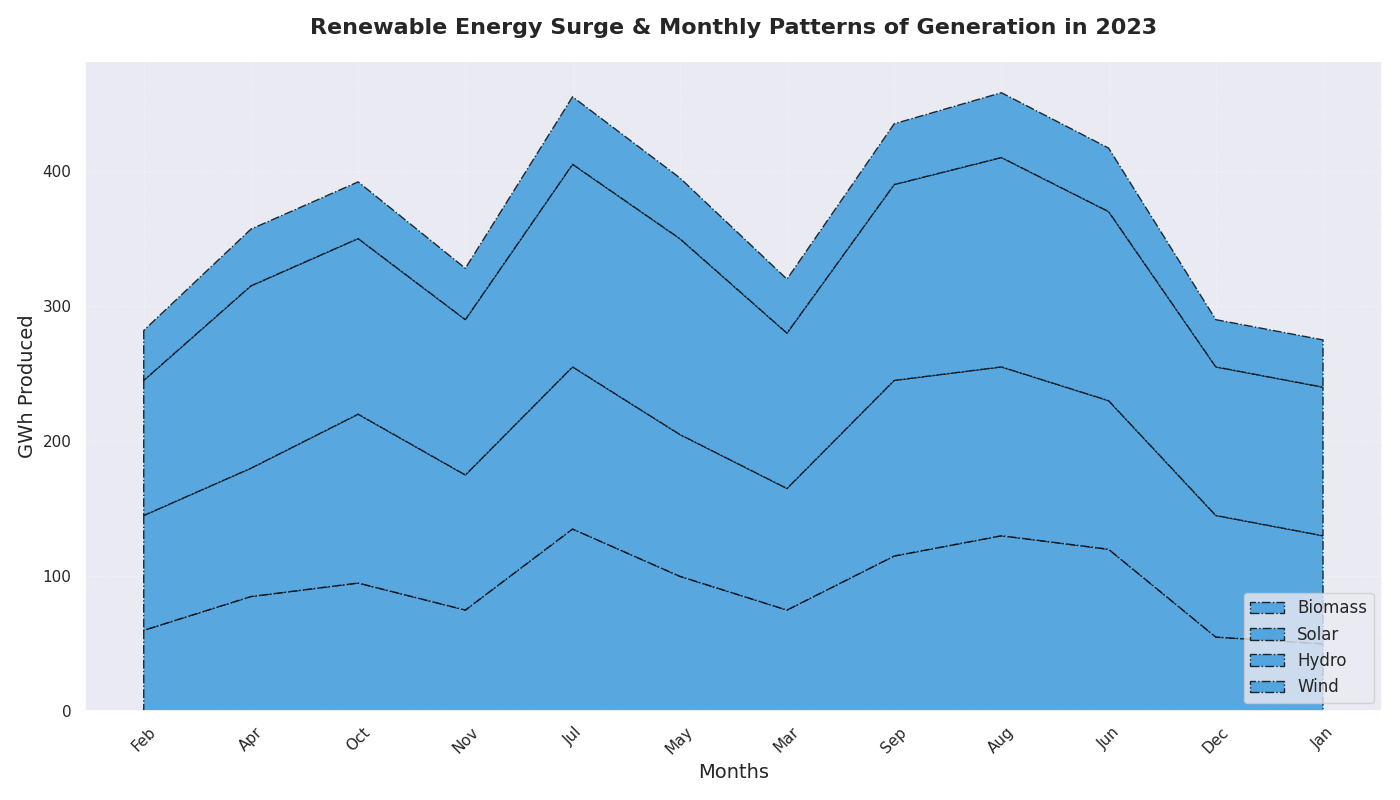

Recreate this plot in Python.
import matplotlib.pyplot as plt
import numpy as np

months = np.array([
    'Feb', 'Apr', 'Oct', 'Nov', 'Jul', 'May',
    'Mar', 'Sep', 'Aug', 'Jun', 'Dec', 'Jan'
])

solar_energy = np.array([60, 85, 95, 75, 135, 100, 75, 115, 130, 120, 55, 50])
wind_energy = np.array([85, 95, 125, 100, 120, 105, 90, 130, 125, 110, 90, 80])
hydro_energy = np.array([100, 135, 130, 115, 150, 145, 115, 145, 155, 140, 110, 110])
biomass_energy = np.array([37, 42, 42, 38, 50, 45, 40, 45, 48, 47, 35, 35])

energy_data = np.vstack([solar_energy, wind_energy, hydro_energy, biomass_energy])

plt.figure(figsize=(14, 8))

# Apply a single color consistently across all data groups
plt.stackplot(months, energy_data, labels=['Biomass', 'Solar', 'Hydro', 'Wind'],
              colors=['#3498db'], alpha=0.8, edgecolor='black', linestyle='-.')

plt.title('Renewable Energy Surge & Monthly Patterns of Generation in 2023',
          fontsize=16, fontweight='bold', pad=20)
plt.xlabel('Months', fontsize=14)
plt.ylabel('GWh Produced', fontsize=14)

plt.xticks(rotation=45)

plt.legend(loc='lower right', fontsize=12, frameon=True)

plt.grid(alpha=0.5, linestyle=':', linewidth=0.8)

plt.gca().spines['top'].set_visible(False)
plt.gca().spines['right'].set_linestyle('--')

plt.tight_layout()

plt.show()
